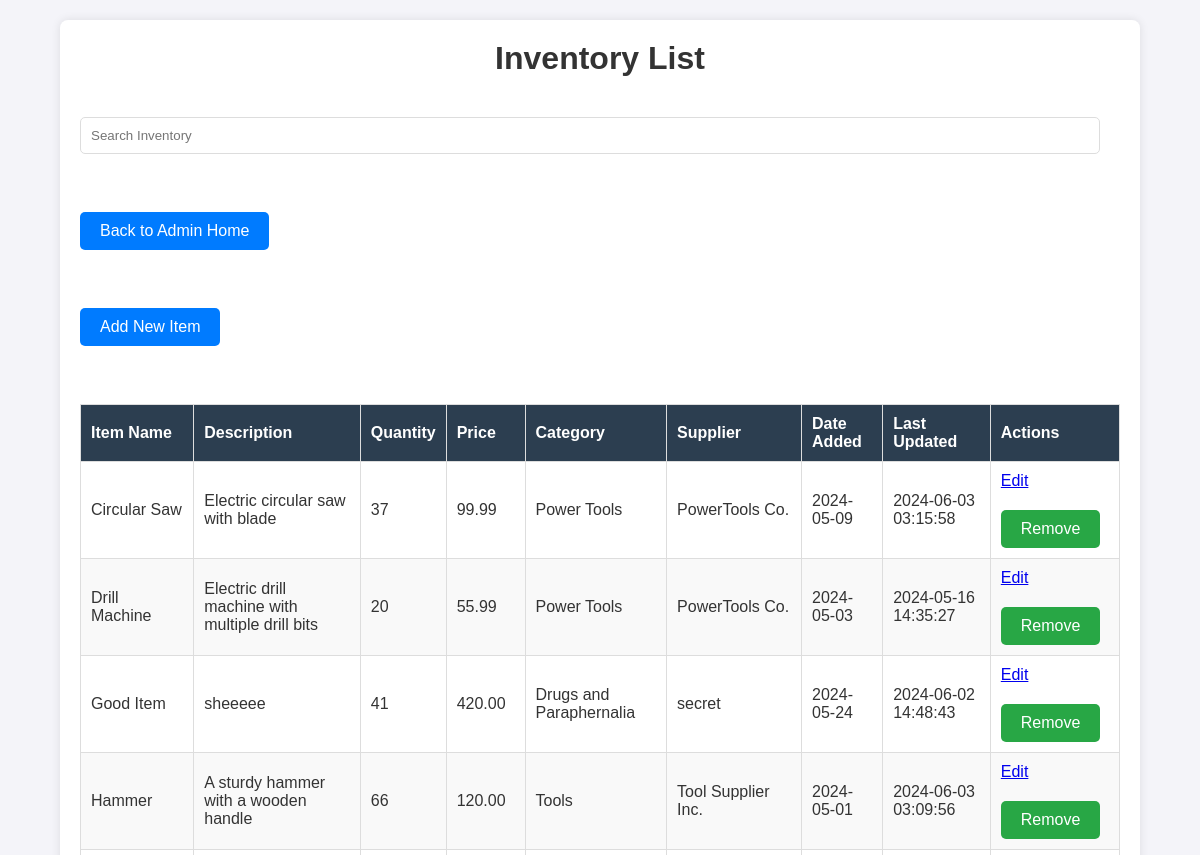
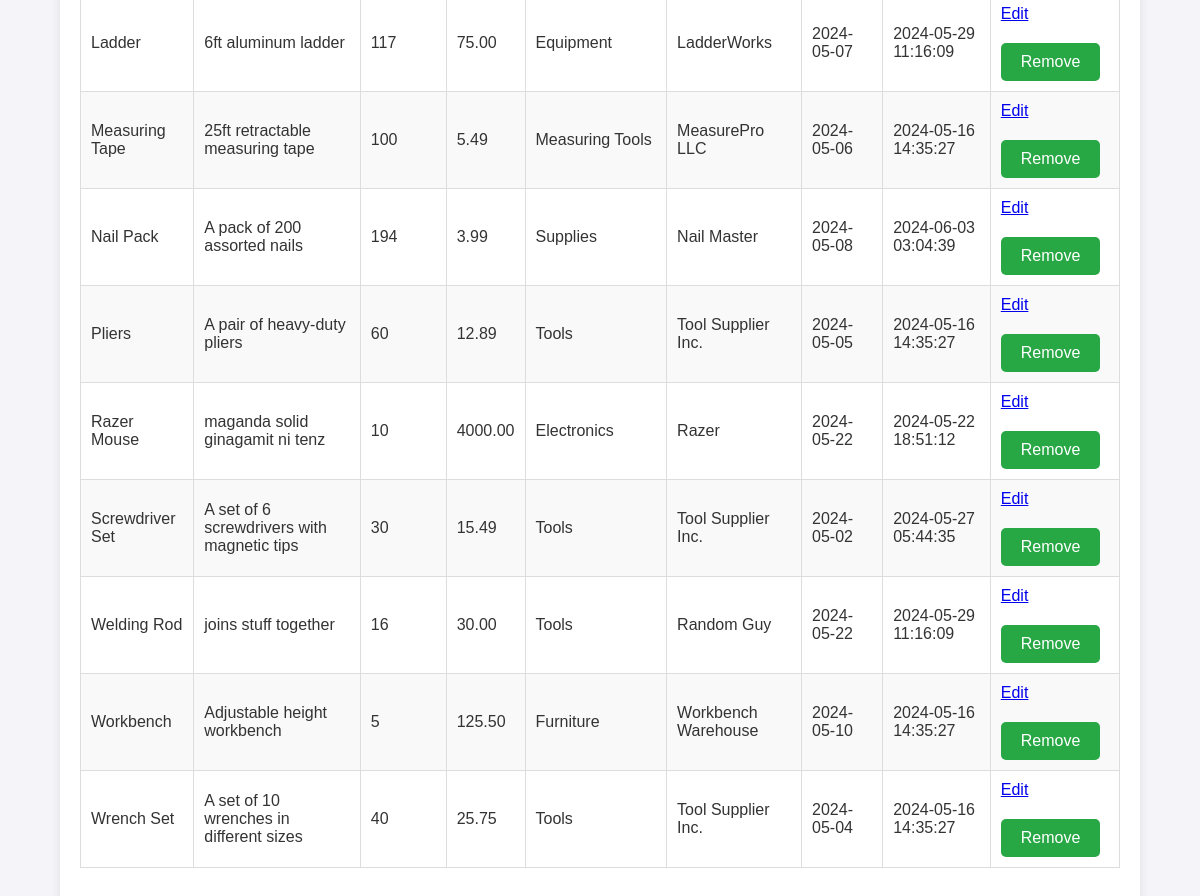
The page /inventory.php on the database its author committed (2 pictures, top to bottom).
### tables this page shows
CREATE TABLE `inventory` (
  `id` int(11) NOT NULL,
  `item_name` varchar(255) NOT NULL,
  `description` text DEFAULT NULL,
  `quantity` int(11) NOT NULL,
  `price` decimal(10,2) NOT NULL,
  `category` varchar(100) DEFAULT NULL,
  `supplier` varchar(255) DEFAULT NULL,
  `date_added` date NOT NULL,
  `last_updated` timestamp NOT NULL DEFAULT current_timestamp() ON UPDATE current_timestamp()
);

### inventory.php (the view, shortened to what this page needs)
<?php
require 'connection.php';
$items = $conn->query("SELECT * FROM inventory ORDER BY item_name ASC")->fetch_all(MYSQLI_ASSOC);
?>
<!DOCTYPE html>
<html lang="en">
<head>
    <link rel="stylesheet" href="css/inventory_style.css">
</head>
<body>
    <div class="container">
        <h1>Inventory List</h1>
        <input type="text" id="search" placeholder="Search Inventory">
        <br><br>
        <a href="admin_home.html" class="button">Back to Admin Home</a>
        <br><br>
        <a href="add_item.php" class="button">Add New Item</a>
        <br><br>
        <div id="inventory-table">
            <table class="table table-bordered">
                <thead>
                    <tr>
                        <th>Item Name</th>
                        <th>Description</th>
                        <th>Quantity</th>
                        <th>Price</th>
                        <th>Category</th>
                        <th>Supplier</th>
                        <th>Date Added</th>
                        <th>Last Updated</th>
                        <th>Actions</th>
                    </tr>
                </thead>
                <tbody>
                    <?php foreach ($items as $item): ?>
                    <tr>
                        <td><?= htmlspecialchars($item['item_name']) ?></td>
                        <td><?= htmlspecialchars($item['description']) ?></td>
                        <td><?= htmlspecialchars($item['quantity']) ?></td>
                        <td><?= htmlspecialchars($item['price']) ?></td>
                        <td><?= htmlspecialchars($item['category']) ?></td>
                        <td><?= htmlspecialchars($item['supplier']) ?></td>
                        <td><?= htmlspecialchars($item['date_added']) ?></td>
                        <td><?= htmlspecialchars($item['last_updated']) ?></td>
                        <td>
                            <a href="edit_item.php?id=<?= $item['id'] ?>" class="btn btn-warning">Edit</a>
                            <form method="post" style="display:inline;">
                                <button type="submit" name="remove_item" class="btn btn-danger" onclick="return confirm('Are you sure you want to remove this item?')">Remove</button>
                            </form>
                        </td>
                    </tr>
                    <?php endforeach; ?>
                </tbody>
            </table>
        </div>
    </div>
</body>
</html>

### css/inventory_style.css (style rules this page uses)
body { font-family: Arial, sans-serif; margin: 0; padding: 0; background-color: #f4f4f4; }
.container { width: 80%; margin: 20px auto; padding: 20px; background-color: #fff; box-shadow: 0 0 10px rgba(0, 0, 0, 0.1); }
h1 { text-align: center; color: #333; }
table { width: 100%; border-collapse: collapse; margin-top: 20px; }
table, th, td { border: 1px solid #ddd; }
th, td { padding: 10px; text-align: left; }
th { background-color: #2c3e50; color: #fff; }
.button { display: inline-block; padding: 10px 20px; font-size: 16px; color: #fff; background-color: #007bff; border: none; border-radius: 5px; cursor: pointer; text-align: center; text-decoration: none; margin-top: 20px; }
a.button { text-decoration: none; }
form { margin: 20px 0; }
input[type="text"], input[type="number"], textarea { width: 100%; padding: 10px; margin-bottom: 10px; border: 1px solid #ddd; border-radius: 5px; }
input[type="submit"], button { display: inline-block; padding: 10px 20px; font-size: 16px; color: #fff; background-color: #28a745; border: none; border-radius: 5px; cursor: pointer; text-align: center; text-decoration: none; margin-top: 20px; }
#search { width: calc(100% - 20px); padding: 10px; margin: 20px 0; border: 1px solid #ddd; border-radius: 5px; }
* { margin: 0; padding: 0; box-sizing: border-box; }
body { font-family: Arial, sans-serif; background-color: #f4f4f9; color: #333; }
.container { width: 90%; max-width: 1200px; margin: 20px auto; padding: 20px; background-color: #fff; border-radius: 8px; box-shadow: 0 0 10px rgba(0, 0, 0, 0.1); }
h1, h2 { margin-bottom: 20px; }
a.button { display: inline-block; margin-bottom: 20px; padding: 10px 20px; background-color: #007bff; color: #fff; text-decoration: none; border-radius: 5px; transition: background-color 0.3s; }
.table { width: 100%; border-collapse: collapse; margin-bottom: 40px; }
.table thead { background-color: #007bff; color: #fff; }
.table th, .table td { padding: 10px; border: 1px solid #ddd; text-align: left; }
.table tbody tr:nth-child(even) { background-color: #f9f9f9; }

### rows shown on the page
inventory: item_name "Circular Saw", description "Electric circular saw with blade", quantity "37", price "99.99", category "Power Tools", supplier "PowerTools Co.", date_added "2024-05-09", last_updated "2024-06-03 03:15:58"
inventory: item_name "Drill Machine", description "Electric drill machine with multiple drill bits", quantity "20", price "55.99", category "Power Tools", supplier "PowerTools Co.", date_added "2024-05-03", last_updated "2024-05-16 14:35:27"
inventory: item_name "Good Item", description "sheeeee", quantity "41", price "420.00", category "Drugs and Paraphernalia", supplier "secret", date_added "2024-05-24", last_updated "2024-06-02 14:48:43"
inventory: item_name "Hammer", description "A sturdy hammer with a wooden handle", quantity "66", price "120.00", category "Tools", supplier "Tool Supplier Inc.", date_added "2024-05-01", last_updated "2024-06-03 03:09:56"
inventory: item_name "Ladder", description "6ft aluminum ladder", quantity "117", price "75.00", category "Equipment", supplier "LadderWorks", date_added "2024-05-07", last_updated "2024-05-29 11:16:09"
inventory: item_name "Measuring Tape", description "25ft retractable measuring tape", quantity "100", price "5.49", category "Measuring Tools", supplier "MeasurePro LLC", date_added "2024-05-06", last_updated "2024-05-16 14:35:27"
inventory: item_name "Nail Pack", description "A pack of 200 assorted nails", quantity "194", price "3.99", category "Supplies", supplier "Nail Master", date_added "2024-05-08", last_updated "2024-06-03 03:04:39"
inventory: item_name "Pliers", description "A pair of heavy-duty pliers", quantity "60", price "12.89", category "Tools", supplier "Tool Supplier Inc.", date_added "2024-05-05", last_updated "2024-05-16 14:35:27"
inventory: item_name "Razer Mouse", description "maganda solid ginagamit ni tenz", quantity "10", price "4000.00", category "Electronics", supplier "Razer", date_added "2024-05-22", last_updated "2024-05-22 18:51:12"
inventory: item_name "Screwdriver Set", description "A set of 6 screwdrivers with magnetic tips", quantity "30", price "15.49", category "Tools", supplier "Tool Supplier Inc.", date_added "2024-05-02", last_updated "2024-05-27 05:44:35"
inventory: item_name "Welding Rod", description "joins stuff together", quantity "16", price "30.00", category "Tools", supplier "Random Guy", date_added "2024-05-22", last_updated "2024-05-29 11:16:09"
inventory: item_name "Workbench", description "Adjustable height workbench", quantity "5", price "125.50", category "Furniture", supplier "Workbench Warehouse", date_added "2024-05-10", last_updated "2024-05-16 14:35:27"
inventory: item_name "Wrench Set", description "A set of 10 wrenches in different sizes", quantity "40", price "25.75", category "Tools", supplier "Tool Supplier Inc.", date_added "2024-05-04", last_updated "2024-05-16 14:35:27"
